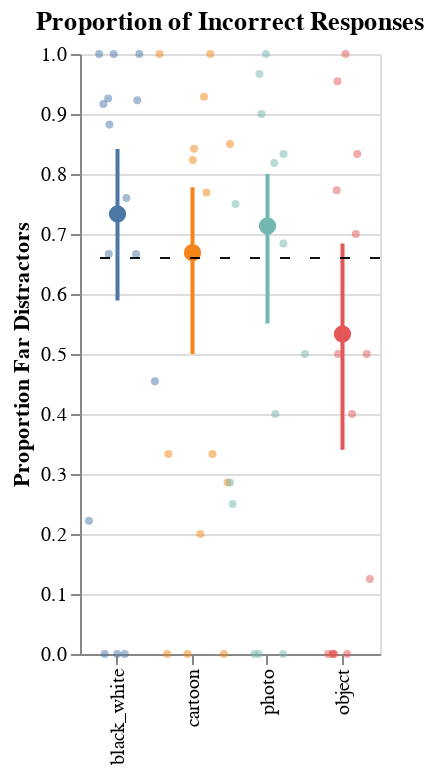

Notebook code for this chart:
### Code cell
def create_error_plot(error_df, item_level_df):
    ci_plot = alt.Chart(error_df).mark_errorbar().encode(
        x=alt.X("condition:N", title=None),
        y=alt.Y("ci_upper", title="Proportion Far Distractors"),
        y2=alt.Y2("ci_lower"),
        strokeWidth=alt.value(2),
        color=alt.Color('condition').legend(None)
    )

    mean_points = alt.Chart(error_df).mark_point(filled=True, size=75, opacity=1).encode(
        x=alt.X('condition:N', scale=alt.Scale(domain=["black_white", 'cartoon', 'photo', 'object'])),
        y=alt.Y('mean_prop:Q', scale=alt.Scale(domain=[0,1])),
        color='condition:N'
    )
    
    scatter_plot = alt.Chart(item_level_df).mark_circle(size=16,opacity=0.5).encode(
        x=alt.X("condition:N", title=None),
        y=alt.Y("mean_prop:Q", scale=alt.Scale(domain=[0,1])),
        xOffset="jitter:Q",
        color=alt.Color('condition:N').legend(None),
    ).transform_calculate(
        jitter="sqrt(-2*log(random()))*cos(2*PI*random())" 
    )
    
    dashed_line = alt.Chart(error_df).mark_rule(strokeDash=[5, 10], color='black').encode(
        y=alt.datum(0.66),
        opacity=alt.value(0.5)
    )
    
    return mean_points + scatter_plot + ci_plot + dashed_line

plot = create_error_plot(error_dfs, item_dfs)
plot = plot.properties(width=150, title="Proportion of Incorrect Responses")
plot.save("proportion_incorrect_plot.pdf")
plot

### Figure 1 — Vega-Lite specification as saved in the notebook (floating-point values rounded to 4 significant figures)
{"config": {"view": {"continuousWidth": 300, "continuousHeight": 300}}, "layer": [{"data": {"name": "data-01e047d3a2b32a51620efce3a8ca4517"}, "mark": {"type": "point", "filled": true, "opacity": 1, "size": 75}, "encoding": {"color": {"field": "condition", "type": "nominal"}, "x": {"field": "condition", "scale": {"domain": ["black_white", "cartoon", "photo", "object"]}, "type": "nominal"}, "y": {"field": "mean_prop", "scale": {"domain": [0, 1]}, "type": "quantitative"}}}, {"data": {"name": "data-61e613465f2c0db47b942b44a0f4d593"}, "mark": {"type": "circle", "opacity": 0.5, "size": 16}, "encoding": {"color": {"field": "condition", "legend": null, "type": "nominal"}, "x": {"field": "condition", "title": null, "type": "nominal"}, "xOffset": {"field": "jitter", "type": "quantitative"}, "y": {"field": "mean_prop", "scale": {"domain": [0, 1]}, "type": "quantitative"}}, "transform": [{"calculate": "sqrt(-2*log(random()))*cos(2*PI*random())", "as": "jitter"}]}, {"data": {"name": "data-01e047d3a2b32a51620efce3a8ca4517"}, "mark": {"type": "errorbar"}, "encoding": {"color": {"field": "condition", "legend": null, "type": "nominal"}, "strokeWidth": {"value": 2}, "x": {"field": "condition", "title": null, "type": "nominal"}, "y": {"field": "ci_upper", "title": "Proportion Far Distractors", "type": "quantitative"}, "y2": {"field": "ci_lower"}}}, {"data": {"name": "data-01e047d3a2b32a51620efce3a8ca4517"}, "mark": {"type": "rule", "color": "black", "strokeDash": [5, 10]}, "encoding": {"opacity": {"value": 0.5}, "y": {"datum": 0.66}}}], "title": "Proportion of Incorrect Responses", "width": 150, "$schema": "https://vega.github.io/schema/vega-lite/v5.16.3.json", "datasets": {"data-01e047d3a2b32a51620efce3a8ca4517": [{"condition": "black_white", "mean_prop": 0.7333, "ci_upper": 0.8415, "ci_lower": 0.589}, {"condition": "cartoon", "mean_prop": 0.6688, "ci_upper": 0.7778, "ci_lower": 0.5}, {"condition": "object", "mean_prop": 0.5333, "ci_upper": 0.6842, "ci_lower": 0.3404}, {"condition": "photo", "mean_prop": 0.7133, "ci_upper": 0.8, "ci_lower": 0.551}], "data-61e613465f2c0db47b942b44a0f4d593": [{"condition": "black_white", "target_word": "ball", "mean_prop": 0.6667, "item_id": "black_whiteball"}, {"condition": "black_white", "target_word": "book", "mean_prop": 0.2222, "item_id": "black_whitebook"}, {"condition": "black_white", "target_word": "bowl", "mean_prop": 0.4545, "item_id": "black_whitebowl"}, {"condition": "black_white", "target_word": "box", "mean_prop": 0.6667, "item_id": "black_whitebox"}, {"condition": "black_white", "target_word": "button", "mean_prop": 0.9259, "item_id": "black_whitebutton"}, {"condition": "black_white", "target_word": "chalk", "mean_prop": 0.76, "item_id": "black_whitechalk"}, {"condition": "black_white", "target_word": "comb", "mean_prop": 1.0, "item_id": "black_whitecomb"}, {"condition": "black_white", "target_word": "cup", "mean_prop": 0.0, "item_id": "black_whitecup"}, {"condition": "black_white", "target_word": "fork", "mean_prop": 0.9167, "item_id": "black_whitefork"}, {"condition": "black_white", "target_word": "pencil", "mean_prop": 1.0, "item_id": "black_whitepencil"}, {"condition": "black_white", "target_word": "scissors", "mean_prop": 0.0, "item_id": "black_whitescissors"}, {"condition": "black_white", "target_word": "shoe", "mean_prop": 0.0, "item_id": "black_whiteshoe"}, {"condition": "black_white", "target_word": "shorts", "mean_prop": 0.9231, "item_id": "black_whiteshorts"}, {"condition": "black_white", "target_word": "sweater", "mean_prop": 1.0, "item_id": "black_whitesweater"}, {"condition": "black_white", "target_word": "toothbrush", "mean_prop": 0.8824, "item_id": "black_whitetoothbrush"}, {"condition": "cartoon", "target_word": "book", "mean_prop": 0.0, "item_id": "cartoonbook"}, {"condition": "cartoon", "target_word": "bowl", "mean_prop": 0.3333, "item_id": "cartoonbowl"}, {"condition": "cartoon", "target_word": "box", "mean_prop": 0.2857, "item_id": "cartoonbox"}, {"condition": "cartoon", "target_word": "button", "mean_prop": 0.85, "item_id": "cartoonbutton"}, {"condition": "cartoon", "target_word": "chalk", "mean_prop": 0.7692, "item_id": "cartoonchalk"}, {"condition": "cartoon", "target_word": "comb", "mean_prop": 1.0, "item_id": "cartooncomb"}, {"condition": "cartoon", "target_word": "cup", "mean_prop": 0.0, "item_id": "cartooncup"}, {"condition": "cartoon", "target_word": "fork", "mean_prop": 0.8421, "item_id": "cartoonfork"}, {"condition": "cartoon", "target_word": "pencil", "mean_prop": 0.0, "item_id": "cartoonpencil"}, {"condition": "cartoon", "target_word": "shirt", "mean_prop": 1.0, "item_id": "cartoonshirt"}, {"condition": "cartoon", "target_word": "shoe", "mean_prop": 0.2, "item_id": "cartoonshoe"}, {"condition": "cartoon", "target_word": "shorts", "mean_prop": 0.9286, "item_id": "cartoonshorts"}, {"condition": "cartoon", "target_word": "sweater", "mean_prop": 0.3333, "item_id": "cartoonsweater"}, {"condition": "cartoon", "target_word": "toothbrush", "mean_prop": 0.8235, "item_id": "cartoontoothbrush"}, {"condition": "object", "target_word": "ball", "mean_prop": 0.0, "item_id": "objectball"}, {"condition": "object", "target_word": "book", "mean_prop": 0.5, "item_id": "objectbook"}, {"condition": "object", "target_word": "bowl", "mean_prop": 0.125, "item_id": "objectbowl"}, {"condition": "object", "target_word": "box", "mean_prop": 0.0, "item_id": "objectbox"}, {"condition": "object", "target_word": "button", "mean_prop": 0.4, "item_id": "objectbutton"}, {"condition": "object", "target_word": "chalk", "mean_prop": 0.5, "item_id": "objectchalk"}, {"condition": "object", "target_word": "comb", "mean_prop": 1.0, "item_id": "objectcomb"}, {"condition": "object", "target_word": "cup", "mean_prop": 0.0, "item_id": "objectcup"}, {"condition": "object", "target_word": "fork", "mean_prop": 0.7727, "item_id": "objectfork"}, {"condition": "object", "target_word": "scissors", "mean_prop": 0.0, "item_id": "objectscissors"}, {"condition": "object", "target_word": "shirt", "mean_prop": 0.8333, "item_id": "objectshirt"}, {"condition": "object", "target_word": "shorts", "mean_prop": 0.9545, "item_id": "objectshorts"}, {"condition": "object", "target_word": "sweater", "mean_prop": 0.0, "item_id": "objectsweater"}, {"condition": "object", "target_word": "toothbrush", "mean_prop": 0.7, "item_id": "objecttoothbrush"}, {"condition": "photo", "target_word": "book", "mean_prop": 0.0, "item_id": "photobook"}, {"condition": "photo", "target_word": "bowl", "mean_prop": 0.2857, "item_id": "photobowl"}, {"condition": "photo", "target_word": "box", "mean_prop": 0.4, "item_id": "photobox"}, {"condition": "photo", "target_word": "button", "mean_prop": 0.75, "item_id": "photobutton"}, {"condition": "photo", "target_word": "chalk", "mean_prop": 0.6842, "item_id": "photochalk"}, {"condition": "photo", "target_word": "comb", "mean_prop": 0.8333, "item_id": "photocomb"}, {"condition": "photo", "target_word": "cup", "mean_prop": 0.25, "item_id": "photocup"}, {"condition": "photo", "target_word": "fork", "mean_prop": 0.9, "item_id": "photofork"}, {"condition": "photo", "target_word": "scissors", "mean_prop": 0.0, "item_id": "photoscissors"}, {"condition": "photo", "target_word": "shirt", "mean_prop": 1.0, "item_id": "photoshirt"}, {"condition": "photo", "target_word": "shoe", "mean_prop": 0.0, "item_id": "photoshoe"}, {"condition": "photo", "target_word": "shorts", "mean_prop": 0.9667, "item_id": "photoshorts"}, {"condition": "photo", "target_word": "sweater", "mean_prop": 0.5, "item_id": "photosweater"}, {"condition": "photo", "target_word": "toothbrush", "mean_prop": 0.8182, "item_id": "phototoothbrush"}]}}
